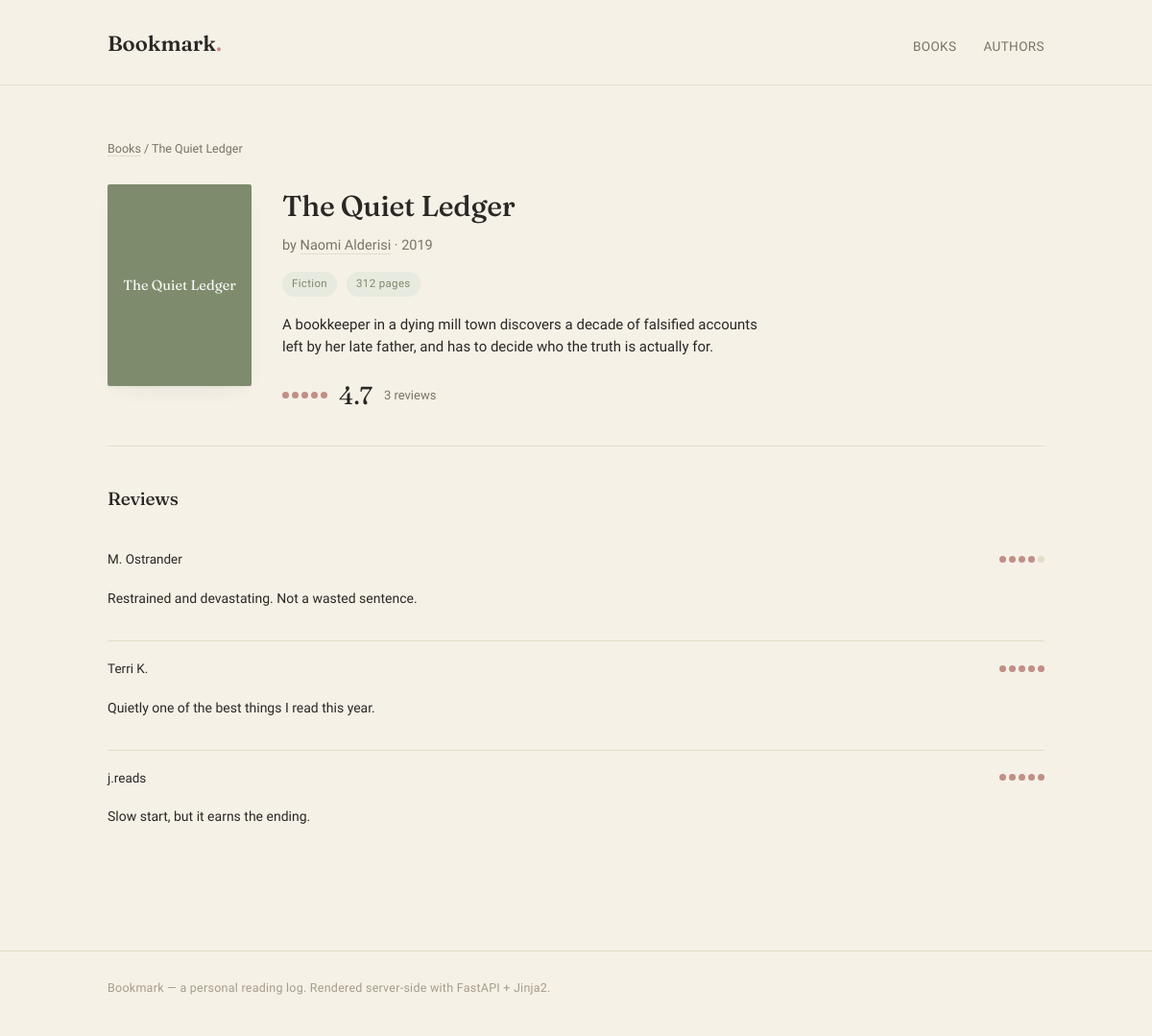
Screenshot of /books/1 with the database file from the repository.
### models.py (models this page shows)
class Book(Base):
    __tablename__ = 'books'
    id: Mapped[int] = mapped_column(Integer, primary_key=True, index=True)
    title: Mapped[str] = mapped_column(String(200), nullable=False)
    genre: Mapped[str] = mapped_column(String(200), nullable=False)
    pages: Mapped[int] = mapped_column(Integer, nullable=False)
    year: Mapped[int] = mapped_column(Integer, nullable=False)
    description: Mapped[str | None] = mapped_column(Text, nullable=True)
    author_id: Mapped[int] = mapped_column(ForeignKey("authors.id"), nullable=False)        # Foreign Key
    author: Mapped["Author"] = relationship(back_populates="books")
    reviews: Mapped[list["Review"]] = relationship(back_populates="book", cascade="all, delete-orphan")

class Author(Base):
    __tablename__ = "authors"
    id: Mapped[int] = mapped_column(primary_key=True, index=True)
    name: Mapped[str] = mapped_column(String(100), nullable=False)
    bio: Mapped[str | None] = mapped_column(String(500), nullable=True)
    initials: Mapped[str | None] = mapped_column(String(10), nullable=True)
    books: Mapped[list["Book"]] = relationship(back_populates="author", cascade="all, delete-orphan")

class Review(Base):
    __tablename__ = 'reviews'
    id: Mapped[int] = mapped_column(primary_key=True, index=True)
    reviewer: Mapped[str] = mapped_column(String(100), nullable=False)
    rating: Mapped[int] = mapped_column(Integer, nullable=False)
    comment: Mapped[str | None] = mapped_column(Text, nullable=True)
    book_id: Mapped[int] = mapped_column(ForeignKey("books.id"), nullable=False)
    book: Mapped["Book"] = relationship(back_populates="reviews")

### main.py (the view)
@app.get("/books/{book_id}", include_in_schema=False)
def get_book(request: Request, book_id: int, db: Annotated[Session, Depends(get_db)]):
    result = db.execute(
        select(models.Book).where(models.Book.id == book_id)
    )
    book = result.scalars().first()
    if not book:
        raise HTTPException(status_code=status.HTTP_404_NOT_FOUND, detail="Book not found.")
    return templates.TemplateResponse(
        request,
        "book.html",
        {"book": book, "author": book.author}
    )

### templates/book.html (shortened to what this page needs)
{% extends "base.html" %}
{% block content %}
{% set genre_tone = {
  'Fiction': 'sage',
  'Historical Fiction': 'ochre',
  'Poetry': 'rose',
  'Essays': 'rose',
  'Nonfiction': 'slate',
  'Fantasy': 'plum'
} %}
{% set review_count = book.reviews|length %}
{% set avg = (book.reviews | sum(attribute='rating') / review_count) if review_count > 0 else None %}
{% set rounded = avg|round(0, 'common')|int if avg else 0 %}
<div class="wrap">
  <div class="breadcrumb"><a href="{{ url_for('home') }}">Books</a> / {{ book.title }}</div>
  <div class="detail-head">
    <div class="cover-block tone-{{ genre_tone.get(book.genre, 'sage') }}">
      <span class="cover-title">{{ book.title }}</span>
    </div>
    <div>
      <h1>{{ book.title }}</h1>
      <div class="by-line">
        by
        {% if author %}
          <a href="/authors/{{ author.id }}">{{ author.name }}</a>
        {% else %}
          Unknown
        {% endif %}
        · {{ book.year }}
      </div>
      <div class="tags-row">
        <span class="pill">{{ book.genre }}</span>
        <span class="pill">{{ book.pages }} pages</span>
      </div>
      <p class="desc">{{ book.description }}</p>
      <div class="rating-summary">
        <span class="dots">
          {% for i in range(1, 6) %}
            <span class="dot {{ 'filled' if i <= rounded else '' }}"></span>
          {% endfor %}
        </span>
        <span class="big-num">{{ "%.1f"|format(avg) if avg else "—" }}</span>
        <span style="color:var(--taupe); font-size:13px;">
          {{ review_count }} review{{ "" if review_count == 1 else "s" }}
        </span>
      </div>
    </div>
  </div>
  <div class="reviews">
    <h2>Reviews</h2>
    {% if book.reviews %}
      {% for r in book.reviews %}
        <div class="review">
          <div class="review-top">
            <span class="reviewer">{{ r.reviewer }}</span>
            <span class="dots">
              {% for i in range(1, 6) %}
                <span class="dot {{ 'filled' if i <= r.rating else '' }}"></span>
              {% endfor %}
            </span>
          </div>
          <p class="comment">{{ r.comment }}</p>
        </div>
      {% endfor %}
    {% else %}
      <p class="empty-state">No reviews yet.</p>
    {% endif %}
  </div>
</div>
{% endblock %}

### static/css/style.css (style rules this page uses)
:root { --ivory: #F5F1E7; --paper: #FBF8F2; --ink: #2B2724; --taupe: #7C7362; --taupe-light: #A69C89; --line: #E4DCC8; --sage: #7E8B6D; --sage-soft: #E7EADF; --rose: #C08F86; --rose-soft: #F3E3DF; --ochre: #B08A45; --ochre-soft: #EFE4CD; --slate: #6E7C8C; --slate-soft: #E1E6EA; --plum: #8B6E82; --plum-soft: #EBE0E7; --radius: 3px; --shadow: 0 1px 2px rgba(43, 39, 36, 0.05), 0 8px 24px -12px rgba(43, 39, 36, 0.12); }
* { box-sizing: border-box; }
html { scroll-behavior: smooth; }
body { margin: 0; background: var(--ivory); color: var(--ink); font-family: 'Work Sans', sans-serif; font-size: 15px; line-height: 1.55; -webkit-font-smoothing: antialiased; }
h1, h2, h3, .display { font-family: 'Fraunces', serif; font-weight: 500; letter-spacing: -0.01em; margin: 0; }
a { color: inherit; text-decoration: none; }
.wrap { max-width: 1040px; margin: 0 auto; padding: 0 32px; }
.tone-sage { background: var(--sage); }
.dots { display: inline-flex; gap: 3px; align-items: center; }
.dots .dot { width: 7px; height: 7px; border-radius: 50%; background: var(--line); }
.dots .dot.filled { background: var(--rose); }
.breadcrumb { font-size: 12.5px; color: var(--taupe); margin-bottom: 28px; }
.breadcrumb a { border-bottom: 1px solid var(--line); }
.detail-head { display: grid; grid-template-columns: 150px 1fr; gap: 32px; align-items: flex-start; padding-bottom: 32px; border-bottom: 1px solid var(--line); }
.cover-block { width: 150px; height: 210px; border-radius: 2px; display: flex; align-items: center; justify-content: center; padding: 14px; text-align: center; box-shadow: var(--shadow); }
.cover-block .cover-title { font-family: 'Fraunces', serif; color: rgba(255,255,255,0.95); font-size: 14.5px; line-height: 1.35; }
.detail-head h1 { font-size: 30px; margin-bottom: 6px; }
.detail-head .by-line { font-size: 14.5px; color: var(--taupe); margin-bottom: 16px; }
.detail-head .by-line a { border-bottom: 1px solid var(--line); }
.tags-row { display: flex; gap: 10px; margin-bottom: 18px; flex-wrap: wrap; }
.pill { font-size: 11.5px; letter-spacing: 0.03em; padding: 4px 10px; border-radius: 20px; background: var(--sage-soft); color: var(--sage); }
.desc { max-width: 60ch; color: var(--ink); font-size: 15px; }
.rating-summary { display: flex; align-items: center; gap: 12px; margin-top: 18px; }
.rating-summary .big-num { font-family: 'Fraunces', serif; font-size: 26px; }
.reviews { margin-top: 40px; }
.reviews h2 { font-size: 19px; margin-bottom: 20px; }
.review { padding: 18px 0; border-bottom: 1px solid var(--line); display: flex; flex-direction: column; gap: 6px; }
.review:last-child { border-bottom: none; }
.review .review-top { display: flex; justify-content: space-between; align-items: center; }
.review .reviewer { font-size: 13.5px; font-weight: 500; }
.review .comment { font-size: 14px; color: var(--ink); max-width: 62ch; }

### rows the page displays
Book: title "The Quiet Ledger", year "2019", genre "Fiction", pages "312", description "A bookkeeper in a dying mill town discovers a decade of falsified accounts left by her late father, and has to decide who the truth is actually for."
Author: name "Naomi Alderisi"
Review: rating 4 (drawn), reviewer "M. Ostrander", comment "Restrained and devastating. Not a wasted sentence."
Review: reviewer "Terri K.", rating 5 (drawn), comment "Quietly one of the best things I read this year."
Review: reviewer "j.reads", rating 5 (drawn), comment "Slow start, but it earns the ending."

### other values shown
{{ "%.1f"|format(avg) if avg else "—" }} "4.7"
{{ review_count }} "3"
{{ "" if review_count == 1 else "s" }} "s"
